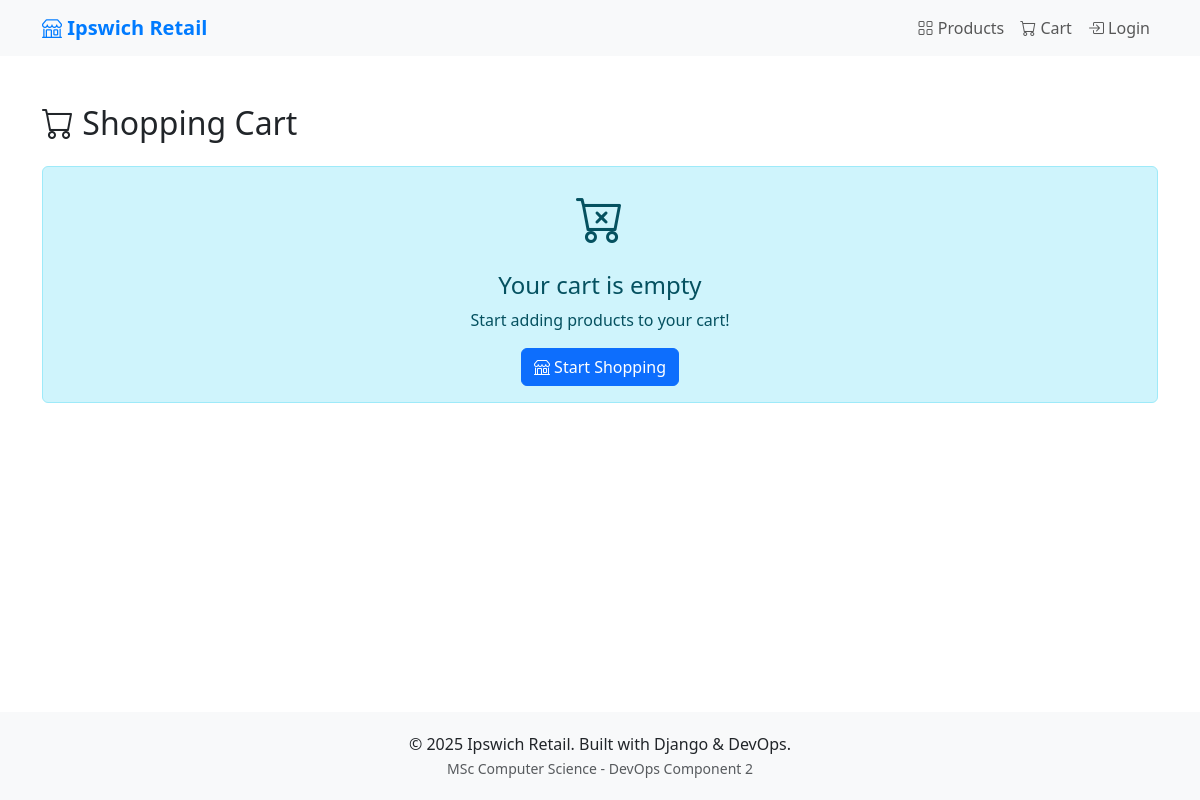
Before: /cart/ with the older database file.
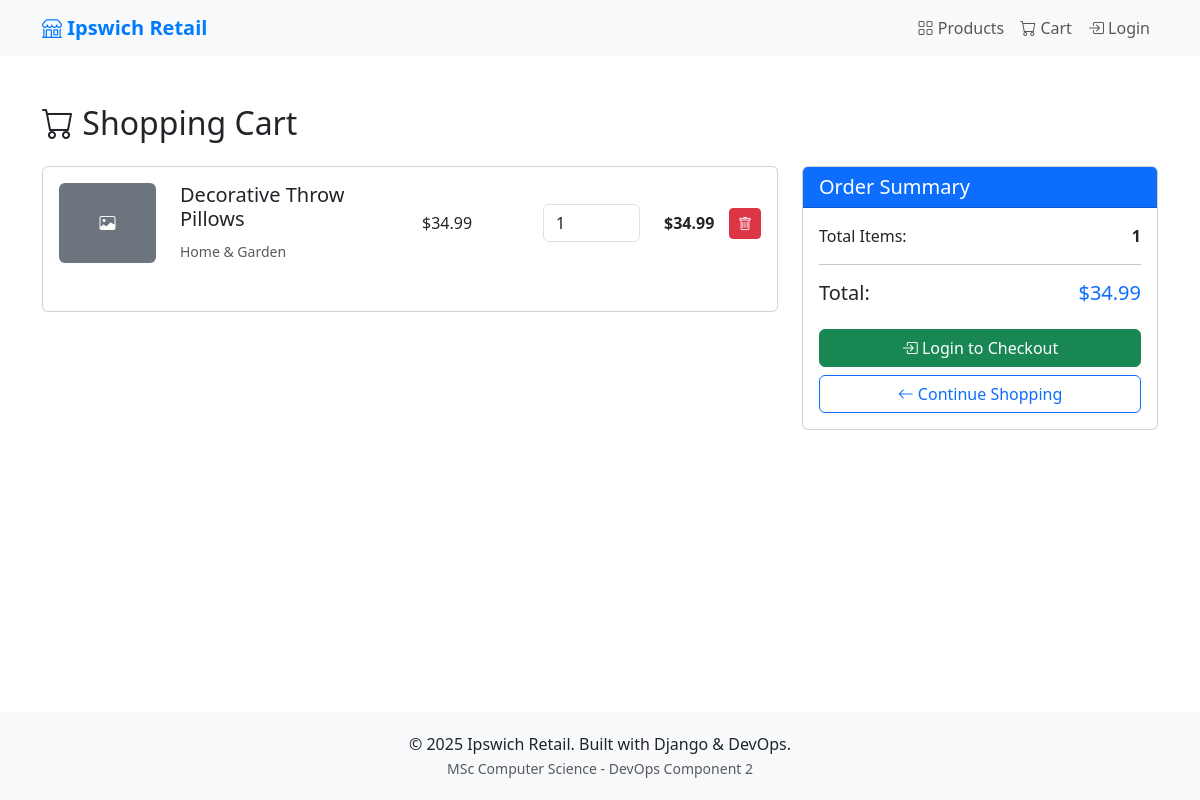
After: the same page with the newer database file.
### cart/models.py (models this page shows, shortened)
class CartItem(models.Model):
    cart = models.ForeignKey(Cart, on_delete=models.CASCADE, related_name='items')
    product = models.ForeignKey(Product, on_delete=models.CASCADE)
    quantity = models.PositiveIntegerField(default=1)
    added_at = models.DateTimeField(auto_now_add=True)
    class Meta:
        unique_together = ('cart', 'product')
    def get_total_price(self):
        return self.product.price * self.quantity

class Cart(models.Model):
    user = models.OneToOneField(User, on_delete=models.CASCADE, null=True, blank=True)
    session_key = models.CharField(max_length=40, null=True, blank=True)
    created_at = models.DateTimeField(auto_now_add=True)
    updated_at = models.DateTimeField(auto_now=True)
    def get_total_price(self):
        return sum(item.get_total_price() for item in self.items.all())
    def get_total_items(self):
        return sum(item.quantity for item in self.items.all())

### products/models.py (models this page shows, shortened)
class Product(models.Model):
    name = models.CharField(max_length=200)
    slug = models.SlugField(max_length=200, unique=True, blank=True)
    category = models.ForeignKey(Category, on_delete=models.CASCADE, related_name='products')
    description = models.TextField()
    price = models.DecimalField(max_digits=10, decimal_places=2)
    stock = models.IntegerField(default=0)
    image = models.ImageField(upload_to='products/', blank=True, null=True)
    image_url = models.URLField(max_length=500, blank=True, null=True, help_text='External image URL')
    available = models.BooleanField(default=True)
    created_at = models.DateTimeField(auto_now_add=True)
    updated_at = models.DateTimeField(auto_now=True)
    class Meta:
        ordering = ['-created_at']
        indexes = [
            models.Index(fields=['name']),
            models.Index(fields=['slug']),
        ]

class Category(models.Model):
    name = models.CharField(max_length=200, unique=True)
    slug = models.SlugField(max_length=200, unique=True, blank=True)
    description = models.TextField(blank=True)
    created_at = models.DateTimeField(auto_now_add=True)
    updated_at = models.DateTimeField(auto_now=True)
    class Meta:
        verbose_name_plural = 'Categories'
        ordering = ['name']

### cart/views.py (the view)
# urls.py: path('', views.cart_detail, name='cart_detail'),
def cart_detail(request):
    cart = get_or_create_cart(request)
    context = {
        'cart': cart,
    }
    return render(request, 'cart/cart_detail.html', context)

### cart/views.py (called while the page is built)
def get_or_create_cart(request):
    if request.user.is_authenticated:
        cart, created = Cart.objects.get_or_create(user=request.user)
    else:
        if not request.session.session_key:
            request.session.create()
        cart, created = Cart.objects.get_or_create(session_key=request.session.session_key)
    return cart

### templates/cart/cart_detail.html (shortened to what the changed rows need)
{% extends 'base.html' %}
{% block content %}
<div class="container my-5">
    <h2 class="mb-4"><i class="bi bi-cart"></i> Shopping Cart</h2>
    {% if cart.items.all %}
    <div class="row">
        <div class="col-md-8">
            <div class="card">
                <div class="card-body">
                    {% for item in cart.items.all %}
                    <div class="row align-items-center mb-3 pb-3 {% if not forloop.last %}border-bottom{% endif %}">
                        <div class="col-md-2">
                            {% if item.product.image %}
                            <img src="{{ item.product.image.url }}" class="img-fluid rounded" alt="{{ item.product.name }}">
                            {% else %}
                            <div class="bg-secondary text-white d-flex align-items-center justify-content-center rounded" style="height: 80px;">
                                <i class="bi bi-image"></i>
                            </div>
                            {% endif %}
                        </div>
                        <div class="col-md-4">
                            <h5>{{ item.product.name }}</h5>
                            <small class="text-muted">{{ item.product.category.name }}</small>
                        </div>
                        <div class="col-md-2">
                            <p class="mb-0">${{ item.product.price }}</p>
                        </div>
                        <div class="col-md-2">
                            <form method="post" action="{% url 'cart:update_cart' item.id %}">
                                <input type="number" name="quantity" class="form-control" value="{{ item.quantity }}" min="1" max="{{ item.product.stock }}" onchange="this.form.submit()">
                            </form>
                        </div>
                        <div class="col-md-2">
                            <div class="d-flex justify-content-between align-items-center">
                                <strong>${{ item.get_total_price }}</strong>
                                <form method="post" action="{% url 'cart:remove_from_cart' item.id %}" class="d-inline">
                                    <button type="submit" class="btn btn-sm btn-danger">
                                        <i class="bi bi-trash"></i>
                                    </button>
                                </form>
                            </div>
                        </div>
                    </div>
                    {% endfor %}
                </div>
            </div>
        </div>
        <div class="col-md-4">
            <div class="card">
                <div class="card-header bg-primary text-white">
                    <h5 class="mb-0">Order Summary</h5>
                </div>
                <div class="card-body">
                    <div class="d-flex justify-content-between mb-2">
                        <span>Total Items:</span>
                        <strong>{{ cart.get_total_items }}</strong>
                    </div>
                    <hr>
                    <div class="d-flex justify-content-between mb-3">
                        <h5>Total:</h5>
                        <h5 class="text-primary">${{ cart.get_total_price }}</h5>
                    </div>
                    {% if user.is_authenticated %}
                    <a href="{% url 'orders:create_order' %}" class="btn btn-success w-100 mb-2">
                        <i class="bi bi-check-circle"></i> Proceed to Checkout
                    </a>
                    {% else %}
                    <a href="/admin/" class="btn btn-success w-100 mb-2">
                        <i class="bi bi-box-arrow-in-right"></i> Login to Checkout
                    </a>
                    {% endif %}
                    <a href="{% url 'products:product_list' %}" class="btn btn-outline-primary w-100">
                        <i class="bi bi-arrow-left"></i> Continue Shopping
                    </a>
                </div>
            </div>
        </div>
    </div>
    {% else %}
    <div class="alert alert-info text-center">
        <i class="bi bi-cart-x" style="font-size: 3rem;"></i>
        <h4 class="mt-3">Your cart is empty</h4>
        <p>Start adding products to your cart!</p>
        <a href="{% url 'products:product_list' %}" class="btn btn-primary">
            <i class="bi bi-shop"></i> Start Shopping
        </a>
    </div>
    {% endif %}
</div>
{% endblock %}

Changed rows visible on the page:
added CartItem: product.name "Decorative Throw Pillows", product.category.name "Home & Garden", product.price "34.99", quantity "1", get_total_price "34.99"
added Cart: get_total_items "1", get_total_price "34.99"
Other visible differences:
text no longer shown: "Your cart is empty Start adding products to your cart! Start Shopping"
text now shown: "Order Summary Total Items: Total: $ Login to Checkout Continue Shopping"
